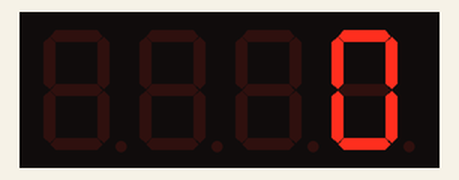
Recording of a program running on a simulated Raspberry Pi (BCM pin numbers). Parts: 4-digit seven-segment display.

Above: at 0.05 s.
At 4.99 s:
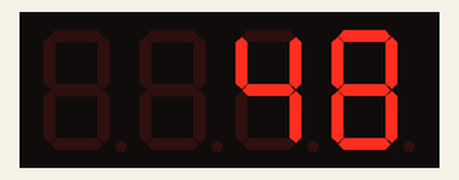
At 9.93 s:
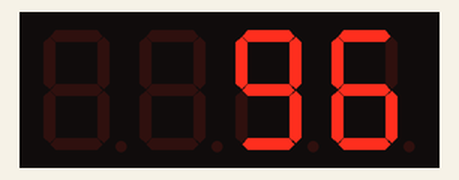
At 19.91 s:
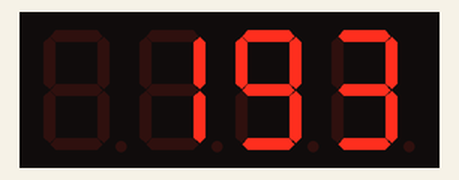
At 29.89 s:
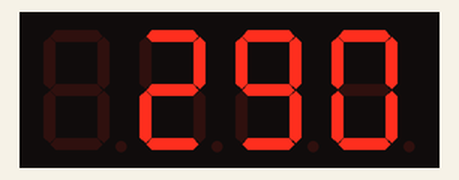
At 39.87 s:
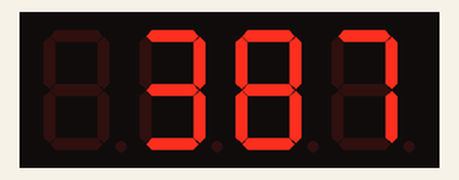

The program:

7segment_counter.py
```python
import tm1637
from time import sleep

# Initialize the TM1637 display
# CLK -> GPIO 5, DIO -> GPIO 6
display = tm1637.TM1637(clk=5, dio=6)

# Counter logic
def counter(max_value=9999, delay=1):
    while True:
        for i in range(max_value + 1):
            display.number(i)  # Display the current number
            sleep(delay)
# Run the counter
counter(max_value=9999, delay=0.1)
```
